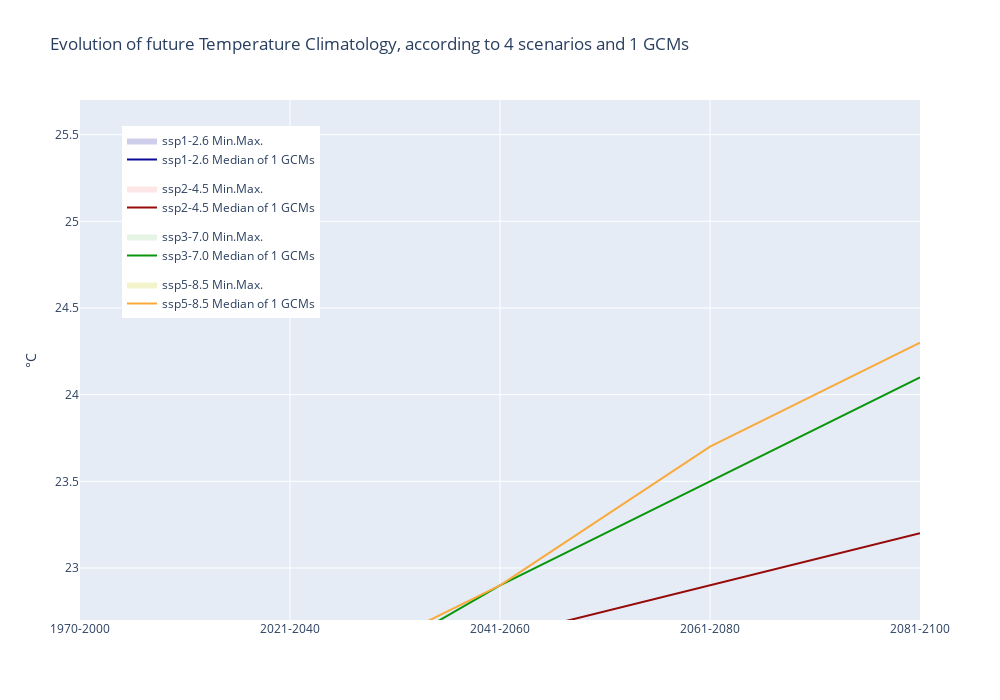

Notebook code for this chart:
### Markdown cell above
### <a name=section05></a>5) Plot future evolution of annual precipitation/temperature (all scenarios and all GCMs)

### Code cell
"""
Created on January 2021
@author: Loïc Duffar
"""
import plotly.graph_objects as go
import plotly
print('Plotly version: ', plotly.__version__)

#============== Customization
#------------ Name of the dataframe column to plot (e.g. annual or one of month number 1-12) 
month_or_year = annual_label

#============== Process
rgba_list= ['rgba(10, 10, 150, 0.2)', 'rgba(255, 10, 10, 0.1)', 'rgba(10, 150, 10, 0.1)', 'rgba(200, 200, 0, 0.2)']
rgb_list= ['rgb(10, 10, 150)', 'rgb(150, 10, 10)', 'rgb(10, 150, 10)', 'rgb(250, 170, 60)']

x = [historical_period] + ['2021-2040', '2041-2060', '2061-2080', '2081-2100']
fig = go.Figure()
    
for scenario, scenario_long, rgb, rgba in zip(ssp_list, ssp_list_long, rgb_list, rgba_list):
    test= (df_total.index.get_level_values('Scenario') == scenario) | (df_total.index.get_level_values('Scenario') =='Historical')
    group = df_total[test ][month_or_year].groupby(by= ['Period'])
    ymedian= group.median() 
    ymin= group.min()
    ymax= group.max()

    fig.add_trace(
        go.Scatter(
                    name= scenario_long + ' Median of ' + str(len(gcm_list)) + ' GCMs',
                    x= x,
                    y= ymedian,
                    mode= 'lines',
                    line= dict(color= rgb),
                    legendgroup= scenario,
                ))

    fig.add_trace(
        go.Scatter(
                    name= scenario_long + ' Min.',
                    x= x,
                    y= ymin,
                    mode= 'lines',
                    line= dict(width= 0),
                    legendgroup= scenario,            
                    hoverlabel= dict(bgcolor= rgb, font_color='white'),
                    showlegend= False,
                    marker= dict(color= "#444"),
#                     fillcolor= rgba,
#                     fill= 'tonexty',
                    ))
    fig.add_trace(
        go.Scatter(
                    name= scenario_long + ' Min.Max.',
                    x= x,
                    y= ymax,
                    mode= 'lines',
                    line= dict(width= 0),
                    legendgroup= scenario,            
                    hoverlabel= dict(bgcolor= rgb, font_color='white'),
                    showlegend= True,
                    marker= dict(color= "#444"),
                    fillcolor= rgba,
                    fill= 'tonexty',
                    ))

if variable.upper()== 'PRECIPITATION':
    ylegend= 0.05
    yanchor= "bottom"
elif variable.upper()== 'TEMPERATURE':
    ylegend= 0.95
    yanchor= "top"
fig.update_layout(
    height= 700, width= 1000,
    yaxis_title= unit,
    title= 'Evolution of future ' + variable + ' Climatology, according to ' + str(len(ssp_list)) + ' scenarios and ' + str(len(gcm_list)) + ' GCMs',
#    hovermode= "x",
    yaxis_range= [df_total.min().max(), df_total.max().max()],
    legend=dict(yanchor= yanchor,
                y= ylegend,
                xanchor= 'left',
                x= 0.05),
    template= "plotly", # "plotly", "plotly_white", "plotly_dark", "ggplot2", "seaborn", "simple_white", "none"
#    paper_bgcolor='rgba(0,0,0,0)',
#    plot_bgcolor='rgba(0,0,0,0)',
    )
file_future_by_year= 'WorldClim - future by year.png'
fig.write_image(os.path.join(fld_out, file_future_by_year))# needs installation of "plotly-orca" or "kaleido"
fig.show()

### Figure 1 — Plotly figure (JSON) as saved in the notebook; plotly's stock layout.template omitted (floating-point values rounded to 4 significant figures)
{"data": [{"legendgroup": "ssp126", "line": {"color": "rgb(10, 10, 150)"}, "mode": "lines", "name": "ssp1-2.6 Median of 1 GCMs", "type": "scatter", "x": ["1970-2000", "2021-2040", "2041-2060", "2061-2080", "2081-2100"], "y": [21.3, 22.1, 22.3, 22.4, 22.3]}, {"hoverlabel": {"bgcolor": "rgb(10, 10, 150)", "font": {"color": "white"}}, "legendgroup": "ssp126", "line": {"width": 0}, "marker": {"color": "#444"}, "mode": "lines", "name": "ssp1-2.6 Min.", "showlegend": false, "type": "scatter", "x": ["1970-2000", "2021-2040", "2041-2060", "2061-2080", "2081-2100"], "y": [21.3, 22.1, 22.3, 22.4, 22.3]}, {"fill": "tonexty", "fillcolor": "rgba(10, 10, 150, 0.2)", "hoverlabel": {"bgcolor": "rgb(10, 10, 150)", "font": {"color": "white"}}, "legendgroup": "ssp126", "line": {"width": 0}, "marker": {"color": "#444"}, "mode": "lines", "name": "ssp1-2.6 Min.Max.", "showlegend": true, "type": "scatter", "x": ["1970-2000", "2021-2040", "2041-2060", "2061-2080", "2081-2100"], "y": [21.3, 22.1, 22.3, 22.4, 22.3]}, {"legendgroup": "ssp245", "line": {"color": "rgb(150, 10, 10)"}, "mode": "lines", "name": "ssp2-4.5 Median of 1 GCMs", "type": "scatter", "x": ["1970-2000", "2021-2040", "2041-2060", "2061-2080", "2081-2100"], "y": [21.3, 22.2, 22.6, 22.9, 23.2]}, {"hoverlabel": {"bgcolor": "rgb(150, 10, 10)", "font": {"color": "white"}}, "legendgroup": "ssp245", "line": {"width": 0}, "marker": {"color": "#444"}, "mode": "lines", "name": "ssp2-4.5 Min.", "showlegend": false, "type": "scatter", "x": ["1970-2000", "2021-2040", "2041-2060", "2061-2080", "2081-2100"], "y": [21.3, 22.2, 22.6, 22.9, 23.2]}, {"fill": "tonexty", "fillcolor": "rgba(255, 10, 10, 0.1)", "hoverlabel": {"bgcolor": "rgb(150, 10, 10)", "font": {"color": "white"}}, "legendgroup": "ssp245", "line": {"width": 0}, "marker": {"color": "#444"}, "mode": "lines", "name": "ssp2-4.5 Min.Max.", "showlegend": true, "type": "scatter", "x": ["1970-2000", "2021-2040", "2041-2060", "2061-2080", "2081-2100"], "y": [21.3, 22.2, 22.6, 22.9, 23.2]}, {"legendgroup": "ssp370", "line": {"color": "rgb(10, 150, 10)"}, "mode": "lines", "name": "ssp3-7.0 Median of 1 GCMs", "type": "scatter", "x": ["1970-2000", "2021-2040", "2041-2060", "2061-2080", "2081-2100"], "y": [21.3, 22.2, 22.9, 23.5, 24.1]}, {"hoverlabel": {"bgcolor": "rgb(10, 150, 10)", "font": {"color": "white"}}, "legendgroup": "ssp370", "line": {"width": 0}, "marker": {"color": "#444"}, "mode": "lines", "name": "ssp3-7.0 Min.", "showlegend": false, "type": "scatter", "x": ["1970-2000", "2021-2040", "2041-2060", "2061-2080", "2081-2100"], "y": [21.3, 22.2, 22.9, 23.5, 24.1]}, {"fill": "tonexty", "fillcolor": "rgba(10, 150, 10, 0.1)", "hoverlabel": {"bgcolor": "rgb(10, 150, 10)", "font": {"color": "white"}}, "legendgroup": "ssp370", "line": {"width": 0}, "marker": {"color": "#444"}, "mode": "lines", "name": "ssp3-7.0 Min.Max.", "showlegend": true, "type": "scatter", "x": ["1970-2000", "2021-2040", "2041-2060", "2061-2080", "2081-2100"], "y": [21.3, 22.2, 22.9, 23.5, 24.1]}, {"legendgroup": "ssp585", "line": {"color": "rgb(250, 170, 60)"}, "mode": "lines", "name": "ssp5-8.5 Median of 1 GCMs", "type": "scatter", "x": ["1970-2000", "2021-2040", "2041-2060", "2061-2080", "2081-2100"], "y": [21.3, 22.3, 22.9, 23.7, 24.3]}, {"hoverlabel": {"bgcolor": "rgb(250, 170, 60)", "font": {"color": "white"}}, "legendgroup": "ssp585", "line": {"width": 0}, "marker": {"color": "#444"}, "mode": "lines", "name": "ssp5-8.5 Min.", "showlegend": false, "type": "scatter", "x": ["1970-2000", "2021-2040", "2041-2060", "2061-2080", "2081-2100"], "y": [21.3, 22.3, 22.9, 23.7, 24.3]}, {"fill": "tonexty", "fillcolor": "rgba(200, 200, 0, 0.2)", "hoverlabel": {"bgcolor": "rgb(250, 170, 60)", "font": {"color": "white"}}, "legendgroup": "ssp585", "line": {"width": 0}, "marker": {"color": "#444"}, "mode": "lines", "name": "ssp5-8.5 Min.Max.", "showlegend": true, "type": "scatter", "x": ["1970-2000", "2021-2040", "2041-2060", "2061-2080", "2081-2100"], "y": [21.3, 22.3, 22.9, 23.7, 24.3]}], "layout": {"height": 700, "legend": {"x": 0.05, "xanchor": "left", "y": 0.95, "yanchor": "top"}, "title": {"text": "Evolution of future Temperature Climatology, according to 4 scenarios and 1 GCMs"}, "width": 1000, "yaxis": {"range": [22.7, 25.7], "title": {"text": "°C"}}}}
